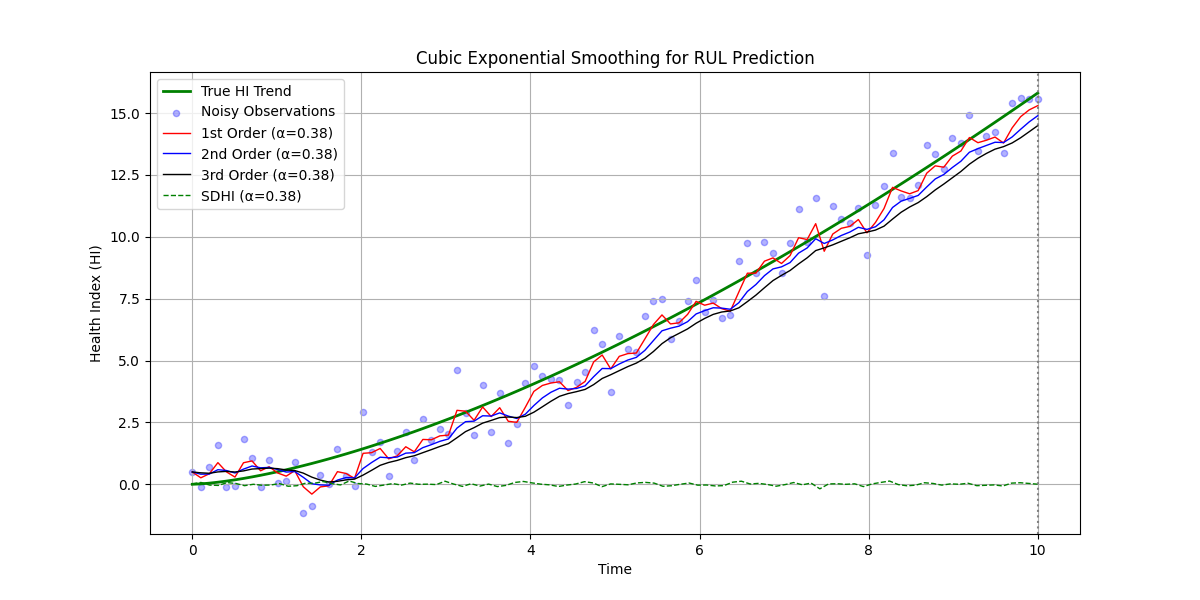

Write Python code to recreate this figure.
import numpy as np
import matplotlib
matplotlib.use('Agg')  # 切换到无 GUI 后端
import matplotlib.pyplot as plt
from scipy.optimize import minimize
# 使用三次指数平滑模型预测RUL，基于FPT确定退化开始时间
# A novel exponential model for tool remaining useful life prediction的Cubic First Order Exponential Smoothing
class CubicExponentialSmoothing:
    def __init__(self, alpha=0.38, i=3):
        """
        三次指数平滑模型
        :param alpha: 平滑系数 (0 < alpha < 1)
        """
        self.alpha = alpha
        self.i = i
        self.S1 = None  # 一阶平滑值
        self.S2 = None  # 二阶平滑值
        self.S3 = None  # 三阶平滑值 (最终HI)
    
    def fit(self, y, i=3):
        """
        拟合时间序列数据
        :param y: 原始健康指标序列 (含噪声)
        
        """
        n = len(y)
        self.S1 = np.zeros(n)
        self.S2 = np.zeros(n)
        self.S3 = np.zeros(n)
        
        # 初始化
        self.S1[0] = self.S2[0] = self.S3[0] = y[0]
        
        # 递归计算
        for t in range(1, n):
            self.S1[t] = self.alpha * y[t] + (1 - self.alpha) * self.S1[t-1]
            if(self.i >= 2):
                self.S2[t] = self.alpha * self.S1[t] + (1 - self.alpha) * self.S2[t-1]
            if(self.i >= 3):
                self.S3[t] = self.alpha * self.S2[t] + (1 - self.alpha) * self.S3[t-1] # HI
        if(self.i == 1):
            return self.S1
        if(self.i == 2):
            return self.S2
        return self.S3
    
    def predict(self, steps=1):
        """预测未来HI值 (简单扩展最后趋势)"""
        last_S1, last_S2, last_S3 = self.S1[-1], self.S2[-1], self.S3[-1]
        predictions = []
        for _ in range(steps):
            last_S1 = self.alpha * last_S3 + (1 - self.alpha) * last_S1
            last_S2 = self.alpha * last_S1 + (1 - self.alpha) * last_S2
            last_S3 = self.alpha * last_S2 + (1 - self.alpha) * last_S3
            predictions.append(last_S3)
        return predictions

def optimize_alpha(y_true, y_noisy, alpha_range=(0.1, 0.9)):
    """优化平滑系数alpha,找到和真实趋势最接近的alpha"""
    def loss(alpha):
        model = CubicExponentialSmoothing(alpha=alpha)
        y_smooth = model.fit(y_noisy)
        return np.mean((y_true - y_smooth) ** 2)  # MSE
    
    result = minimize(loss, x0=0.5, bounds=[alpha_range])
    return result.x[0]

def second_derivative(y, h=1):
    """
    计算一维数组的二阶导数
    :param y: 输入数组
    :param h: 采样间隔（默认为1）
    :return: 二阶导数数组（长度比输入少2）
    识别退化趋势的加速或减速阶段，发现退化过程中的突变点，评估退化曲线的弯曲程度
    """
    # 核心计算
    d2y = np.zeros(len(y) - 2)
    for i in range(1, len(y)-1):
        d2y[i-1] = (y[i+1] - 2*y[i] + y[i-1]) / h**2
    
    # 使用NumPy向量化优化（更高效）
    d2y_vectorized = (y[2:] - 2*y[1:-1] + y[:-2]) / h**2
    
    return d2y_vectorized  # 返回向量化结果

def cal3sigma(y):
    """计算3sigma控制限"""
    mean = np.mean(y)
    std = np.std(y)
    return mean + 3*std, mean - 3*std

# ================= 示例使用 =================
if __name__ == "__main__":
    # 生成模拟数据 (真实退化趋势 + 噪声)
    np.random.seed(42)
    t = np.linspace(0, 10, 100)
    sdt = np.linspace(0, 10, 98)

    y_true = 0.5 * t ** 1.5  # 真实退化趋势 (非线性)
    y_noisy = y_true + np.random.normal(0, 1, len(t))  # 添加高斯噪声
    # print("y_true", y_true)
    # print("y_noisy", y_noisy)
    
    # 使用默认alpha=0.38平滑,此时过去时刻的权重更大
    ces_1 = CubicExponentialSmoothing(alpha=0.38, i=1)
    hi_smoothed_1 = ces_1.fit(y_noisy)

    ces_2 = CubicExponentialSmoothing(alpha=0.38, i=2)
    hi_smoothed_2 = ces_2.fit(y_noisy)

    ces_3 = CubicExponentialSmoothing(alpha=0.38, i=3)
    hi_smoothed_3 = ces_3.fit(y_noisy)

    # print("hi_smoothed", hi_smoothed)
    sdhi_smoothed = second_derivative(hi_smoothed_3)
    print("sdhi_smoothed", sdhi_smoothed)
    up, down = cal3sigma(sdhi_smoothed)
    print("up", up)
    print("down", down)


    # 参数优化
    # optimal_alpha = optimize_alpha(y_true, y_noisy)
    # print(f"Optimal alpha: {optimal_alpha:.3f}")
    
    # 使用最优alpha重新计算
    # ces_opt = CubicExponentialSmoothing(alpha=optimal_alpha)
    # hi_opt = ces_opt.fit(y_noisy)
    # print("hi_opt", hi_opt)
    
    # 预测未来5个点
    # future_steps = 5
    # future_hi = ces_opt.predict(steps=future_steps)
    
    # 可视化
    plt.figure(figsize=(12, 6))
    plt.plot(t, y_true, 'g-', label='True HI Trend', linewidth=2)
    plt.scatter(t, y_noisy, c='blue', alpha=0.3, label='Noisy Observations', s=20)
    plt.plot(t, hi_smoothed_1, 'r-', label=f'1st Order (α=0.38)', linewidth=1)
    plt.plot(t, hi_smoothed_2, 'b-', label=f'2nd Order (α=0.38)', linewidth=1)
    plt.plot(t, hi_smoothed_3, 'k-', label=f'3rd Order (α=0.38)', linewidth=1)
    plt.plot(sdt, sdhi_smoothed, 'g--', label=f'SDHI (α=0.38)', linewidth=1)

    plt.axvline(x=t[-1], color='gray', linestyle=':')
    plt.xlabel('Time')
    plt.ylabel('Health Index (HI)')
    plt.title('Cubic Exponential Smoothing for RUL Prediction')
    plt.legend()
    plt.grid(True)
    plt.show()
    plt.savefig('CubicExponentialSmoothing2.png')  # 保存到挂载的目录
    
    plt.figure(figsize=(12, 6))
    plt.plot(sdt, sdhi_smoothed, 'g--', label=f'SDHI (α=0.38)', linewidth=1)
    plt.axhline(y=up, color='r', linestyle='--', label='3σ上限')
    plt.axhline(y=down, color='r', linestyle='--', label='3σ下限')

    # 计算异常点
    # 找到超过3σ的点
    outliers = np.where(np.abs(sdhi_smoothed - sdhi_smoothed.mean()) > 3 * sdhi_smoothed.std())[0]
    print("异常点索引:", outliers)
    # 在图中标记异常点
    plt.scatter(sdt[outliers], sdhi_smoothed[outliers], c='red', marker='x', s=100, label='异常点')
    plt.show()
    plt.savefig('3sigma_outliers.png')  # 保存到挂载的目录  
